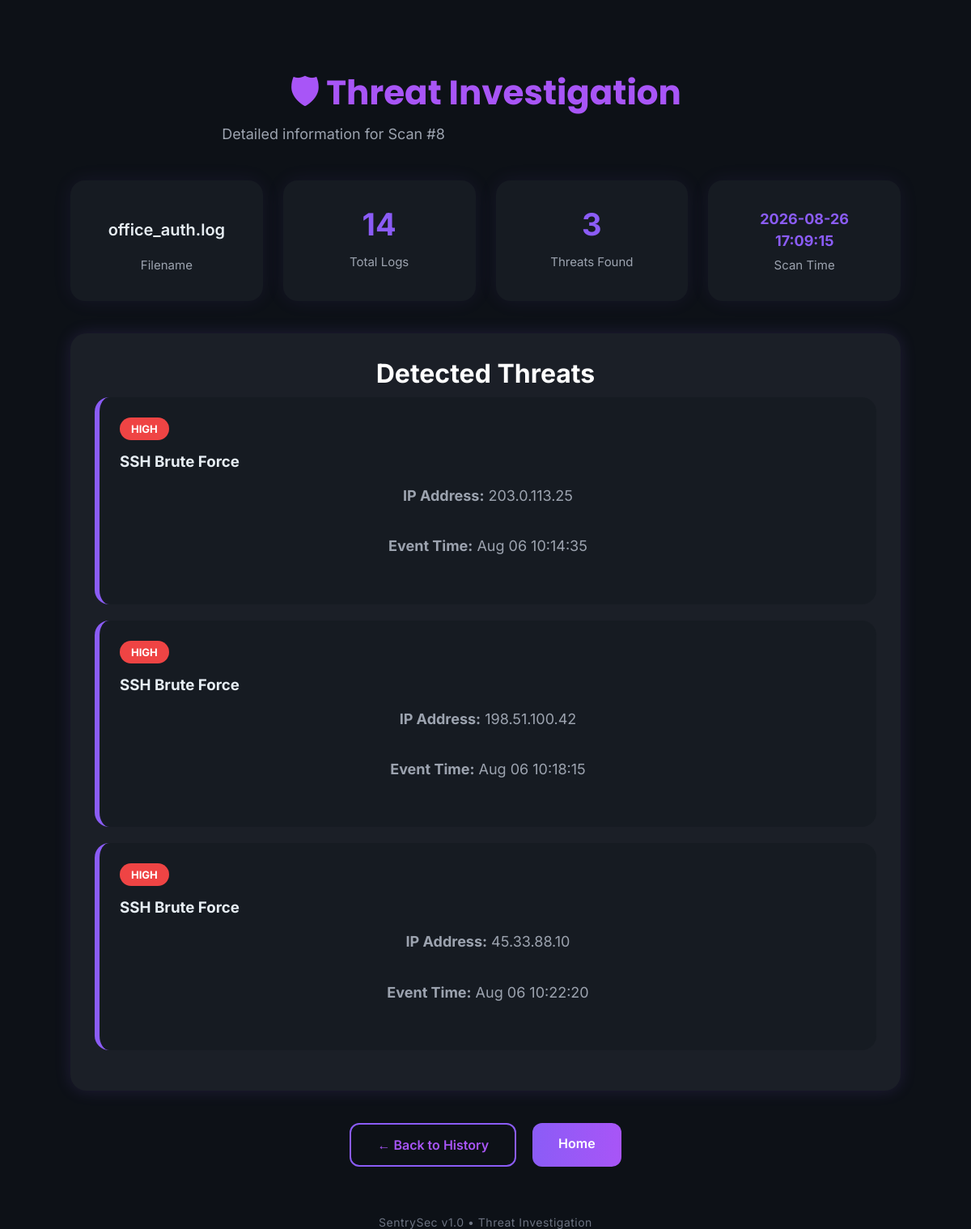
Page /scan/8 on the committed database.
### tables this page shows
CREATE TABLE scan_history (

            id INTEGER PRIMARY KEY AUTOINCREMENT,

            filename TEXT,

            scan_time TIMESTAMP DEFAULT CURRENT_TIMESTAMP,

            total_logs INTEGER,

            failed_logins INTEGER,

            successful_logins INTEGER,

            threat_count INTEGER

        );

CREATE TABLE threat_details (

        id INTEGER PRIMARY KEY AUTOINCREMENT,

        scan_id INTEGER,

        severity TEXT,

        message TEXT,

        ip_address TEXT,

        log_time TEXT,

        FOREIGN KEY(scan_id)
            REFERENCES scan_history(id)

        );

### app.py (the view)
@app.route("/scan/<int:scan_id>")
def scan_details(scan_id):
    scan = dict(get_scan(scan_id))   # <-- change this line
    threats = [dict(t) for t in get_threats(scan_id)]
    return render_template(
        "scan_details.html",
        scan=scan,
        threats=threats
    )

### database.py (called while the page is built)
def get_connection():
    conn = sqlite3.connect(DATABASE)
    conn.row_factory = sqlite3.Row
    return conn

def get_scan(scan_id):
    conn = get_connection()
    cursor = conn.cursor()
    cursor.execute("""
        SELECT *
        FROM scan_history
        WHERE id = ?
    """, (scan_id,))
    scan = cursor.fetchone()
    conn.close()
    return scan

def get_threats(scan_id):
    conn = get_connection()
    cursor = conn.cursor()
    cursor.execute("""
        SELECT *
        FROM threat_details
        WHERE scan_id = ?
        ORDER BY id
    """, (scan_id,))
    threats = cursor.fetchall()
    conn.close()
    return threats

### templates/scan_details.html (shortened to what this page needs)
<!DOCTYPE html>
<html lang="en">
<head>
    <link rel="stylesheet"
          href="{{ url_for('static', filename='style.css') }}">
</head>
<body>
<div class="analytics-page">
    <div class="page-title">
        <h1>🛡 Threat Investigation</h1>
        <p>Detailed information for Scan #{{ scan.id }}</p>
    </div>
    <div class="summary-grid">
        <div class="summary-card">
            <div class="filename-card">
                {{ scan.filename }}
            </div>
            <p>Filename</p>
        </div>
        <div class="summary-card">
            <h2>{{ scan.total_logs }}</h2>
            <p>Total Logs</p>
        </div>
        <div class="summary-card">
            <h2>{{ scan.threat_count }}</h2>
            <p>Threats Found</p>
        </div>
        <div class="summary-card">
            <div class="datetime-card">
                {{ scan.scan_time }}
            </div>
            <p>Scan Time</p>
        </div>
    </div>
    <div class="chart-card">
        <h2>Detected Threats</h2>
        {% if threats %}
            {% for threat in threats %}
            <div class="alert-card">
                <span class="badge {{ threat.severity.lower() }}">
                {{ threat.severity }}
                </span>
                <h3>{{ threat.message }}</h3>
                <p><strong>IP Address:</strong> {{ threat.ip_address }}</p>
                <p><strong>Event Time:</strong> {{ threat.log_time }}</p>
            </div>
            {% endfor %}
        {% else %}
            <p>No threats detected for this scan.</p>
        {% endif %}
    </div>
    <div class="button-group">
        <a href="/history" class="secondary-btn">
            ← Back to History
        </a>
        <a href="/" class="primary-btn">
            Home
        </a>
    </div>
</div>
<footer class="footer">
    SentrySec v1.0 • Threat Investigation
</footer>
</body>
</html>

### static/style.css (style rules this page uses)
* { margin:0; padding:0; box-sizing:border-box; }
html,body { width:100%; height:100%; }
body { font-family:"Inter",sans-serif; background:#0D1117; color:#E6EDF3; min-height:100vh; padding:30px; }
h1 { font-family:"Poppins",sans-serif; font-size:42px; line-height:1.2; margin-bottom:25px; }
p { max-width:650px; margin:0 auto 50px; color:#9CA3AF; font-size:18px; line-height:1.8; }
.footer { margin:50px 0 20px; text-align:center; color:#6B7280; font-size:14px; letter-spacing:.5px; }
.page-title { text-align:center; margin-bottom:40px; }
.page-title h1 { color:#A855F7; margin-bottom:10px; }
.page-title p { margin:0; color:#9CA3AF; }
.summary-card { background:#161B22; border-radius:18px; padding:30px; text-align:center; box-shadow:0 0 25px rgba(139,92,246,.08); border:1px solid transparent; transition:.3s ease; }
.summary-card h2 { color:#8B5CF6; font-size:38px; margin-bottom:10px; animation:pop .6s ease; }
.summary-card p { margin:0; color:#9CA3AF; font-size:15px; }
.alert-card { background:#161B22; border-left:6px solid #8B5CF6; border-radius:18px; padding:25px; margin-bottom:20px; }
.badge { display:inline-block; padding:6px 14px; border-radius:20px; font-size:13px; font-weight:bold; color:white; margin-bottom:15px; }
.badge.high { background:#EF4444; }
.alert-card h3 { margin-bottom:15px; }
.alert-card p { margin:8px 0; max-width:none; }
.button-group { display:flex; justify-content:center; gap:20px; margin-top:40px; flex-wrap:wrap; }
.primary-btn, .secondary-btn { text-decoration:none; padding:15px 32px; border-radius:12px; font-weight:600; transition:.25s; display:inline-block; }
.primary-btn { background:linear-gradient(90deg,#8B5CF6,#A855F7); color:white; }
.secondary-btn { border:2px solid #8B5CF6; color:#A855F7; background:transparent; }
.analytics-page { width:90%; max-width:1400px; margin:60px auto; }
.summary-grid { display:grid; grid-template-columns:repeat(4,1fr); gap:25px; margin:40px 0; }
.chart-card { background:#1b1f27; border-radius:20px; padding:30px; margin-top:35px; box-shadow:0 0 20px rgba(139,92,246,.15); transition:.3s ease; }
.chart-card h2 { color:white; text-align:center; margin-bottom:10px; font-size:32px; }
.chart-card p { text-align:center; color:#9CA3AF; margin-bottom:30px; }
.filename-card { color:#E6EDF3; font-size:20px; font-weight:600; line-height:1.5; word-break:break-word; overflow-wrap:anywhere; min-height:60px; display:flex; align-items:center; justify-content:center; text-align:center; }
.datetime-card { color:#8B5CF6; font-size:18px; font-weight:700; line-height:1.5; min-height:60px; display:flex; align-items:center; justify-content:center; text-align:center; }

### rows in the picture
scan_history: id "8", filename "office_auth.log", total_logs "14", threat_count "3", scan_time "2026-08-26 17:09:15"
threat_details: severity "HIGH", message "SSH Brute Force", ip_address "203.0.113.25", log_time "Aug 06 10:14:35"
threat_details: severity "HIGH", message "SSH Brute Force", ip_address "198.51.100.42", log_time "Aug 06 10:18:15"
threat_details: severity "HIGH", message "SSH Brute Force", ip_address "45.33.88.10", log_time "Aug 06 10:22:20"
